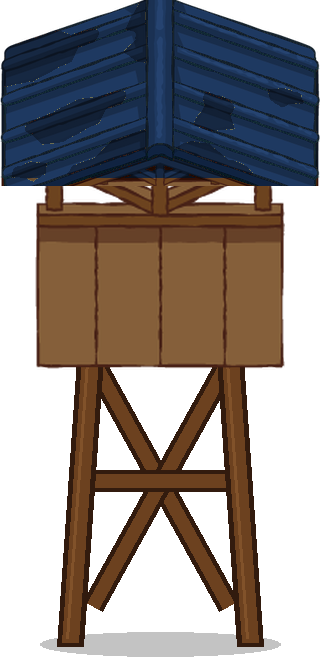
#> input picture Assets/Resources/Buildings/turm_holz.png, 320 x 660 px
$ python stone_tower.py ../../Assets/Resources/Buildings
#> lines starting #> are read from the running program, lines starting #| are printed output that depends on the picture
"""Steinturm aus dem Holzturm: nur Beine und Streben (unter der Kanzel) werden grau.
Aufruf: python stone_tower.py <Buildings-Ordner>"""
import sys, colorsys
from PIL import Image
bdir = sys.argv[1]
im = Image.open(f"{bdir}/turm_holz.png").convert("RGBA"); px = im.load()
#> further down, im is the input picture: PIL image 320x660 RGBA; mean R, G, B, A 43.1, 35.1, 31.7, 149.6
W, H = im.size
#> W = 320; H = 660
start = 330 - (660 - H) + 44   # unter der Kanzel
#> start = 374
for y in range(start, H):
    for x in range(W):
        r, g, b, a = px[x, y]
        if a == 0: continue
        h, s, v = colorsys.rgb_to_hsv(r/255, g/255, b/255); deg = h*360
        if 10 <= deg < 50 and s > 0.15:
            nr = colorsys.hsv_to_rgb(0.1, 0.08, v * 0.95)
            px[x, y] = (int(nr[0]*255), int(nr[1]*255), int(nr[2]*255), a)
im.save(f"{bdir}/turm_stein.png")
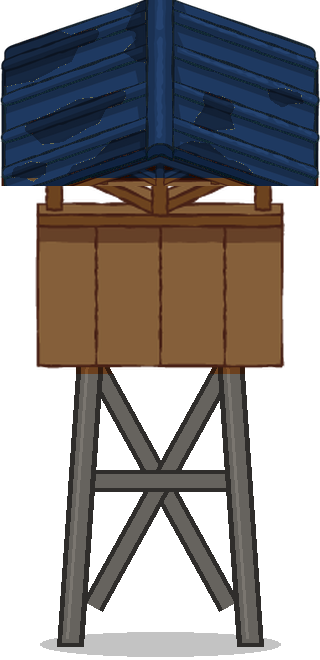
#> saved as turm_stein.png: PIL image 320x660 RGBA; mean R, G, B, A 42.5, 38.7, 38.3, 149.6; transparent parts drawn white
